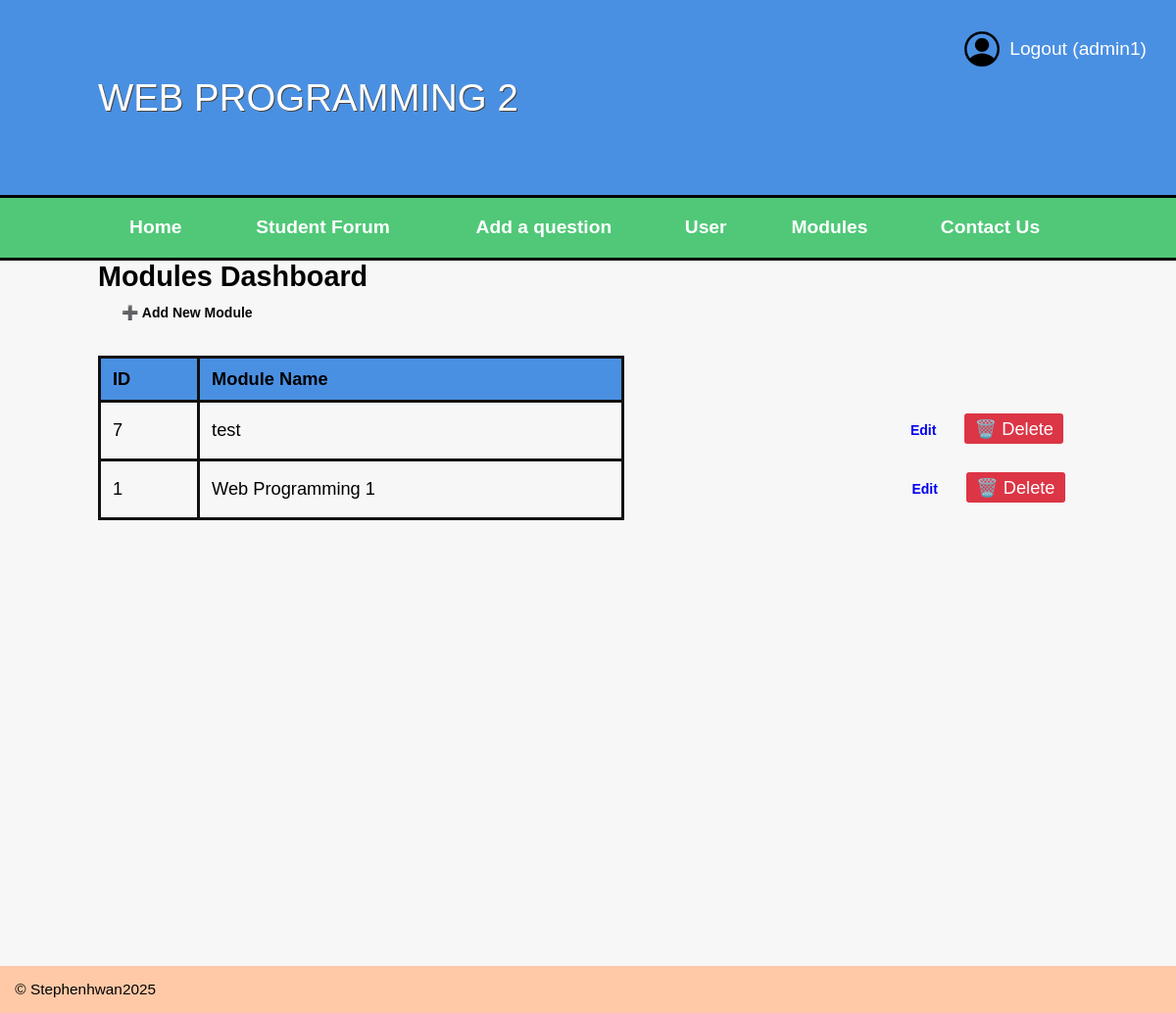
The app's page /module.php (signed in) with its own data.
### tables this page shows
CREATE TABLE `modules` (
  `id` int(11) NOT NULL,
  `module_name` varchar(55) DEFAULT NULL
);

### module.php (called while the page is built, shortened)
<?php
require __DIR__ . '/includes/DatabaseConnection.php';
require __DIR__ . '/includes/DatabaseFunction.php';
$modules = get_modules($pdo);
include __DIR__ . '/templates/template_module/module.html.php';
?>

### includes/DatabaseFunction.php (called while the page is built, shortened)
<?php
function db_query(PDO $pdo, string $sql, array $params = []) {
    $stmt = $pdo->prepare($sql);
    $stmt->execute($params);
    return $stmt;
}
function db_fetch_all(PDO $pdo, string $sql, array $params = []) {
    return db_query($pdo, $sql, $params)->fetchAll(PDO::FETCH_ASSOC);
}
function get_modules(PDO $pdo) {
    $sql = "SELECT id, module_name FROM Modules ORDER BY module_name ASC";
    return db_fetch_all($pdo, $sql);
}

### templates/template_module/module.html.php (the view)
<div id="modules" class="page">
    <h2 class="page-title">Modules Dashboard</h2>
    <a class="btn btn-primary" href="addModule.php" style="margin-bottom: 1.5rem;">
        ➕ Add New Module
    </a>
    <div class="table-container">
        <table>
            <thead>
                <tr>
                    <th>ID</th>
                    <th>Module Name</th>
                </tr>
            </thead>
            <tbody>
                <?php if (empty($modules)): ?>
                    <tr>
                        <td colspan="2" class="muted">No modules yet</td>
                    </tr>
                <?php else: ?>
                    <?php foreach ($modules as $m): ?>
                        <tr>
                            <td><?= htmlspecialchars($m['id']) ?></td>
                            <td><?= htmlspecialchars($m['module_name']) ?></td>
                            <td class="actions-cell">
                                <a class="btn btn-small" href="editModule.php?id=<?= (int)$m['id'] ?>">Edit</a>
                                <a href="deleteModule.php?id=<?= $m['id'] ?>"
                                   onclick="return confirm('Are you sure you want to delete this module?')"
                                   style="padding: 5px 10px; background: #dc3545; color: white; text-decoration: none; border-radius: 3px;">
                                    🗑️ Delete
                                </a>
                            </td>
                        </tr>
                    <?php endforeach; ?>
                <?php endif; ?>
            </tbody>
        </table>
    </div>
</div>

### style.css (style rules this page uses)
* { margin: 0; padding: 0; }
body { font-family: Arial, Helvetica, Sans-serif; }
body { font-size: 1.2em; font-family: arial, helvetica, sans-serif }
.btn { padding: 12px 24px; border: none; border-radius: 4px; cursor: pointer; font-size: 14px; font-weight: 600; text-decoration: none; display: inline-block; transition: all 0.3s; }
.btn-primary { color: rgb(9, 9, 9); }
.table-container table { width: 100%; border-collapse: collapse; font-size: 0.95em; }
.table-container th, .table-container td { border: 3px solid #121111; padding: 10px 12px; text-align: left; }
.table-container thead { background: #4A90E2; }
.table-container td.actions-cell { border: none; text-align: right; }

### records on screen
modules: id "7", module_name "test"
modules: id "1", module_name "Web Programming 1"

### other values on screen
$_SESSION['username'] "admin1"
